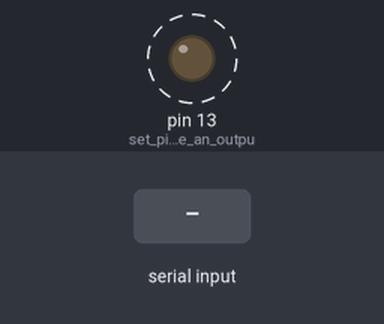
Simulated run of this sketch. Board: Arduino Uno, built with avr-gcc and run on an emulated ATmega328P. Parts: output pins drawn as LEDs (lit = HIGH). Dashed ring = blinking. The inputs (shaded band) are chosen by the test bench. What the sketch prints to the serial monitor is not drawn.

Above: at 1.2 s.
1.3 s: byte 30 received over Serial
4.3 s: byte 90 received over Serial
7.3 s: byte 120 received over Serial
Timing chart, 0 to 16.3 s (numbered marks = the images above; inputs shaded):
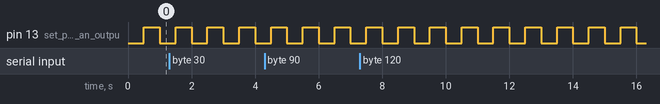

The sketch:

simple_serial.ino
```cpp
/*
 * Simple Serial
 *
 * Listens for incoming serial byte, adds one to tye byte and sends the result back out serially.
 * Also blinks the built-in LED every second.
 */

int inByte = 0;                               //variable to hold incoming serial data
long blinkTimer = 0;                          // keeps trakc of howl ong sinc ethe LED was last turne doff

int blinkInterval = 1000;

void setup() {
  pinMode(LED_BUILTIN, OUTPUT); //set pin 13 to be an output
  Serial.begin(9600); //configure the serial port for 9600 bps
}

void loop() {
  // if there are any incoming serial bytes available to read
  if (Serial.available() > 0) {
    inByte = Serial.read();   //read the first available byte
    Serial.write(inByte + 1); // add one to it and send the result out
  }

  //meanwhile, keep the LED blinkng
  if (millis() - blinkTimer >= blinkInterval / 2) {
    digitalWrite(LED_BUILTIN, HIGH);  //turn the LED on
  }

  if (millis() - blinkTimer >= blinkInterval) {
    digitalWrite(LED_BUILTIN, LOW); //turn the LED Off
    blinkTimer = millis();          //reset the timer
  }

}
```

Measured:
- by itself, pin 13 (set_pin_13_to_be_an_outpu): alternates HIGH for 0.50 s and LOW for 0.50 s
